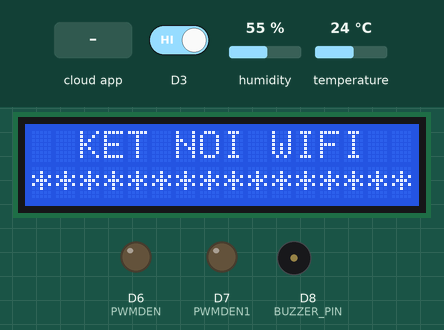
Bench run of a sketch on a simulated ESP8266 (NodeMCU). Parts: 16×2 character LCD, output pins drawn as LEDs (lit = HIGH), buzzer (waves = sounding). Inputs (shaded band) come from the test bench; at power-on: D3 HIGH, humidity 55 %, temperature 24 °C. WiFi joins after 1.5 s; servers stay silent unless stated; network time is answered at once with the bench clock; the local clock reads 2024-03-15 10:24:30 at power-on unless the sketch sets it; EEPROM starts erased; the Firebase database answers and starts empty.

Above: at 1.1 s.
At 16.9 s:
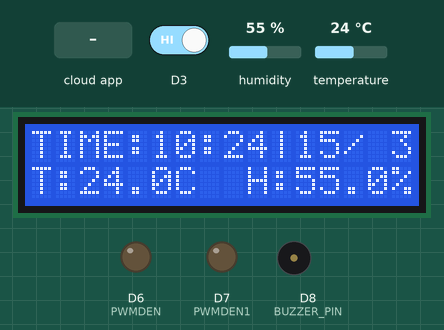
17.0 s: the phone or cloud app sets MUCSANGDEN1 to 1
At 18.5 s:
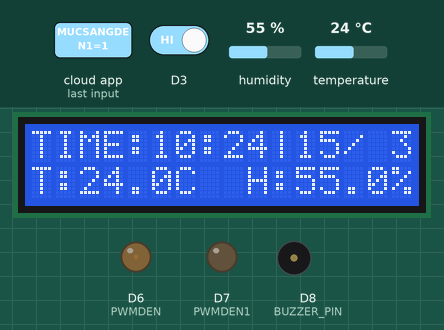
18.9 s: D3 driven LOW
At 20.7 s:
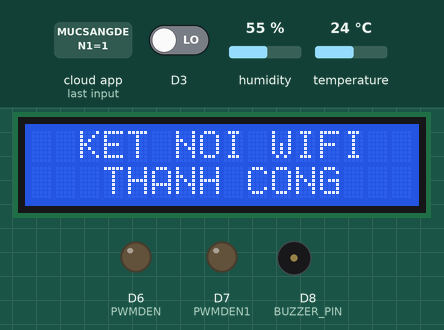
Timing chart, 0 to 22.2 s (numbered marks = the images above; inputs shaded):
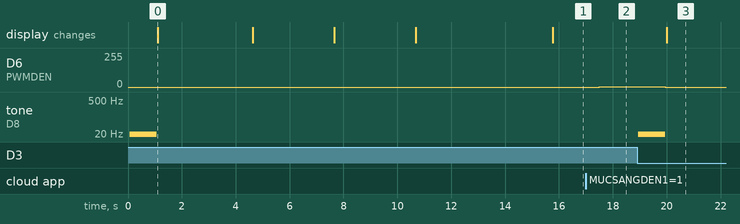

Measured:
- after the input at 17.0 s, D6 (PWMDEN): 0/255 → 3/255 after 0.49 s
- after the input at 18.9 s, D6 (PWMDEN): 3/255 → 0/255 after 1.0 s; tone on D8 (BUZZER_PIN): silent → 2 Hz after 0.05 s, → silent 1.0 s later; the display: changes after 1.1 s (image 3)
- what the display in image 0 shows lasts 3.5 s, from 1.1 s to 4.6 s

The sketch:

firebase_2den_2.ino
```cpp
#include <Wire.h>
#include <LiquidCrystal_I2C.h>

#include <WiFiManager.h>
#include <EEPROM.h>
#include "RTClib.h"
#include "DHT.h"

#include <FirebaseESP8266.h>

// thư viện để lấy thời gian và chuyển đổi ra ngày tháng từ dữ liệu trên google
#include <NTPClient.h>
#include <WiFiUdp.h>
#include <time.h>

const long muigio = 3600*7; // GMT+7 MÚI GIỜ CỦA VIỆT NAM
WiFiUDP ntpUDP;
NTPClient timeClient(ntpUDP, "pool.ntp.org",muigio);// Define NTP Client to get time

// thiet lập firebase
#define FIREBASE_HOST "https://home-light-control-42d69-default-rtdb.firebaseio.com"
#define FIREBASE_AUTH "oppJiBSMhXj3mrrdih9kTvjFJENNyRNqANpMnouC"

//tao biến tên là firebaseData để lưu các giá trị đọc và ghi lên firebase
FirebaseData firebaseData ;
FirebaseJson json;

#define DHTPIN D5
#define DHTTYPE DHT11
DHT dht(DHTPIN, DHTTYPE);

RTC_DS1307 DS1307_RTC;

// Khai báo địa chỉ I2C của màn hình LCD và kích thước của nó
#define LCD_ADDRESS 0x27  // 0x27 , 0x3F ,0x38 , 0x20
#define LCD_COLUMNS 16
#define LCD_ROWS 2

// Khởi tạo đối tượng LiquidCrystal_I2C với địa chỉ I2C và kích thước
LiquidCrystal_I2C lcd(LCD_ADDRESS, LCD_COLUMNS, LCD_ROWS);
//
int gio , phut , giay , nam , thang , ngay , gio1 , phut1, giay1 ,ngay1 , thang1;
int pwmden , pwmden1 , pwmden2 , pwmden22;

#define PWMDEN D6
#define PWMDEN1 D7
//chân còi
#define BUZZER_PIN D8


//
void setup() {
  pinMode(D3 , INPUT);

  pinMode(PWMDEN , OUTPUT);
  pinMode(PWMDEN1 , OUTPUT);
  pinMode(BUZZER_PIN , OUTPUT);

  digitalWrite(PWMDEN , LOW);
  digitalWrite(PWMDEN1 , LOW);
  digitalWrite(BUZZER_PIN , LOW);
  // cài tần số pwm
  analogWriteFreq(25000);

  // Khởi động giao tiếp I2C
    Wire.begin();
  // Khởi tạo DHT11
   dht.begin();
  // Khởi động ds1307
  DS1307_RTC.begin();
  // Khởi tạo màn hình LCD
  lcd.begin();
  // Bật đèn nền cho màn hình LCD
  lcd.backlight();lcd.clear();
  tone(BUZZER_PIN, 5);
  delay(1000);
  noTone(BUZZER_PIN);
  lcd.setCursor(0, 0);
  lcd.print("  KET NOI WIFI  ");
  lcd.setCursor(0, 1);
  lcd.print("****************");
  delay(2000);
  EEPROM.begin(512);WiFiManager wifiManager;
   //wifiManager.resetSettings();
  wifiManager.autoConnect("DO_AN_LY","123456789");
  kiemtra();delay(3000);lcd.clear();
}

/////////////////////////////////////////////////////////////////////////////
void loop() {

  dhtds1307();
  thietlapwifi();
  if(WiFi.isConnected()){
    noTone(BUZZER_PIN);
    writefirebase();
    readfirebase();

  }else{

    lcd.clear();
    lcd.setCursor(0, 0);
    lcd.print("MAT KET NOI WIFI");
    lcd.setCursor(0, 1);
    lcd.print("!!!!!!!!!!!!!!!!");
    tone(BUZZER_PIN, 10);
    delay(1000);

    digitalWrite(PWMDEN , LOW);
    digitalWrite(PWMDEN1 , LOW);
    lcd.clear();
  }

}
////////////////////////////////////////////////////////////////////////////
// ham thiết lập wifi
void thietlapwifi(){

 if(digitalRead(D3)== LOW){
  tone(BUZZER_PIN, 2);
  delay(1000);
  noTone(BUZZER_PIN);

  digitalWrite(PWMDEN , LOW);
  digitalWrite(PWMDEN1 , LOW);
  lcd.clear(); lcd.setCursor(1, 0);lcd.print("THIET LAP WIFI");
 //Khởi động eeprom
  EEPROM.begin(512);WiFiManager wifiManager;
  wifiManager.resetSettings();
  wifiManager.autoConnect("DO_AN_LY","123456789");
  //wifiManager.autoConnect();
  kiemtra();
  delay(3000);
  lcd.clear();
  }

}
// ham đọc thời gian và dht11
void dhtds1307(){
 float h = dht.readHumidity();
 float t = dht.readTemperature();
  lcd.setCursor(0, 1);
  lcd.print("T:");
  lcd.printf("%2.1f",t);
  lcd.print("C");

  lcd.setCursor(9, 1);
  lcd.print("H:");
  lcd.printf("%2.1f",h);
  lcd.print("%");

  DateTime now = DS1307_RTC.now();
  gio1 = now.hour();
  phut1= now.minute();
  giay1= now.second();

  thang1 = now.month();
  ngay1  = now.day();

  lcd.setCursor(0, 0);
  lcd.print("TIME:");
  lcd.printf("%2d:",gio1);
  lcd.printf("%2d",phut1);
 // lcd.printf("%2d" ,giay1);
  lcd.print("|");
  lcd.printf("%2d/",ngay1);
  lcd.printf("%2d",thang1);

}
/// dọc dữ liệu firebase
void readfirebase(){
   // đọc trạng thái nút đèn 1
   Firebase.getInt(firebaseData, "SWT1");
   int trangthaiden1 = firebaseData.intData();
   delay(10);
   // nếu đèn 1 bật
   if(trangthaiden1 == 0){
       // tiến hành đọc mức sáng của đèn
         Firebase.getInt(firebaseData, "MUCSANGDEN1");
          pwmden = firebaseData.intData();
         delay(10);
         // hàm chuyển từ mức sáng 0-100 ra pwm từ 0-255
          pwmden1 = map(pwmden,0,100,0,255);
         delay(10);
         analogWrite(PWMDEN, pwmden1);
         delay(10);
    }
    // nếu đèn 1 tắt thì tắt đèn
     if ( trangthaiden1 == 1 ){ analogWrite(PWMDEN,0);}
//////////////////////////////////////////////////////////

      // đọc trạng thái nút đèn 2
    Firebase.getInt(firebaseData, "SWT2");
    int trangthaiden2= firebaseData.intData();
    delay(10);
    // nếu đèn 2 đang bật
    if ( trangthaiden2 == 0 ){

        Firebase.getInt(firebaseData, "MUCSANGDEN2");
          pwmden2 = firebaseData.intData();
         delay(10);
         // hàm chuyển từ mức sáng 0-100 ra pwm từ 0-255
          pwmden22 = map(pwmden2,0,100,0,255);
         delay(10);
         analogWrite(PWMDEN1,pwmden22);
         delay(10);
    }
    // nếu đèn 1 tắt thì tắt đèn
     if(trangthaiden2 == 1){analogWrite(PWMDEN1,0);}

}


//// ghi dữ liệu lên firebase
void writefirebase(){
  float humi = dht.readHumidity();
  delay(10);
  float temp = dht.readTemperature();
  delay(10);
   Firebase.setFloat(firebaseData, "cambiendht/nhietdo",temp);
   delay(10);
   Firebase.setFloat(firebaseData, "cambiendht/doam",humi);
   delay(10);
}
// ham kiểm tra kết nối wifi
void kiemtra(){
 // khi kết nối tới wifi thành công thì cập nhập dữ liệu ngày giờ
   if (WiFi.isConnected()) {
      lcd.clear();
      lcd.setCursor(0, 0);
      lcd.print("  KET NOI WIFI  ");
      lcd.setCursor(0, 1);
      lcd.print("   THANH CONG   ");
      delay(3000);lcd.clear();

      // ket noi firebase
      lcd.setCursor(0, 0);
      lcd.print("KET NOI FIREBASE");
      Firebase.begin(FIREBASE_HOST, FIREBASE_AUTH);
      delay(3000); lcd.clear();

      lcd.setCursor(0, 0);
      lcd.print("CAP NHAP DU LIEU");
      lcd.setCursor(0, 1);
      lcd.print("   THOI GIAN    ");
      //lấy thời gian và dữ liệu ngày trên web
      timeClient.begin();
      timeClient.update();
      gio = timeClient.getHours();
      phut =timeClient.getMinutes();
      giay =timeClient.getSeconds();

      //lay gia tri ngay thang nam duoi dang  Epoch time,và dung thu vien time để chuyển
      time_t epochTime = timeClient.getEpochTime();
      struct tm * timeinfo;
      timeinfo = localtime(&epochTime);
      nam=timeinfo->tm_year + 1900;
      thang=timeinfo->tm_mon + 1;
      ngay=timeinfo->tm_mday;
      DS1307_RTC.adjust(DateTime(nam, thang, ngay, gio, phut, giay));
      delay(2000);
   }
  }
```
